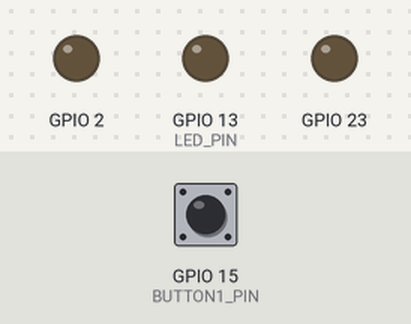
The sketch below on a simulated ESP32. Shown: output pins drawn as LEDs (lit = HIGH). Dashed ring = blinking. The inputs (shaded band) are chosen by the test bench; at power-on: GPIO 15 (BUTTON1_PIN) HIGH.

Above: at 1.2 s.
1.3 s: GPIO 15 (BUTTON1_PIN) pulled LOW for 3.2 s
At 2.35 s:
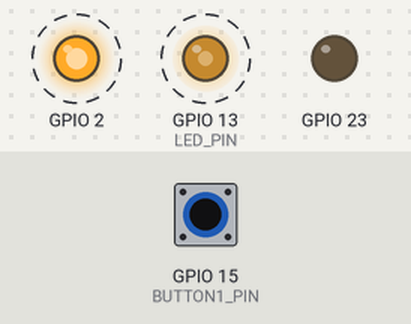
Timing chart, 0 to 5.9 s (numbered marks = the images above; inputs shaded):
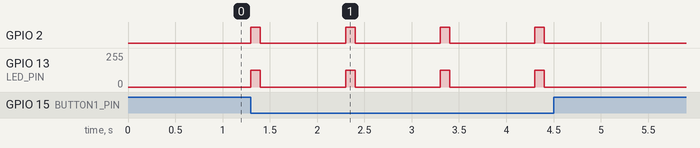

Measured:
- after the input at 1.3 s, GPIO 2: alternates HIGH for 0.10 s and LOW for 0.90 s, 8 changes in all, then stays LOW, starting at once; GPIO 13 (LED_PIN): alternates 127/255 for 0.10 s and 0/255 for 0.90 s, 8 changes in all, then stays 0/255, starting at once

The sketch:

final_v1.ino
```cpp
#include "esp32-hal-ledc.h" // Подключаем заголовочный файл для работы с LEDC

#define LED_PIN 13         // Пин, на который будет подаваться ШИМ сигнал (подключать к ИК-светодиоду)
#define PWM_FREQ 36000     // Частота ШИМ в герцах
#define PWM_RESOLUTION 8   // Разрешение, 8 бит (от 0 до 255)

#define BUTTON1_PIN 15  // Определяем номер вывода для подключения кнопки (имитация курка)

void setup()
{
  pinMode(LED_PIN, OUTPUT);                       // Устанавливаем пин как выход
  ledcAttach(LED_PIN, PWM_FREQ, PWM_RESOLUTION);  // устанавливаем ШИМ с заданной частотой и разрешением
  ledcWrite(LED_PIN, 255);                        // Устанавливаем рабочий цикл

  pinMode(2, OUTPUT);   // Устанавливаем пин 2 для световой и звуковой сигнализации как выход
  pinMode(23, OUTPUT);  // Устанавливаем пин как выход
  pinMode(15, INPUT_PULLUP); // Устанавливаем вывод 15 на вход с подтяжкой
  ledcWrite(LED_PIN, 0);     // Устанавливаем отсутсвие ШИМ
}

void loop()
{
  // Срабатывает блок программы при нажатии кнопки
  if (!digitalRead(15))
  {
    digitalWrite(2, HIGH);    // Срабатывает световая и звковая имитация выстрела
    ledcWrite(LED_PIN, 127);  // Гененерация ШИМ со скважностью 2
    delay(100);               // Задержка 0,1 секунды
    ledcWrite(LED_PIN, 0);    // Выключение ШИМ
    digitalWrite(2, LOW);     // Выключение световой и звковой имитации выстрела
    delay(900);               // Задержка на 0,9 секунды (невозможность "стрелять")
  }
}
```
